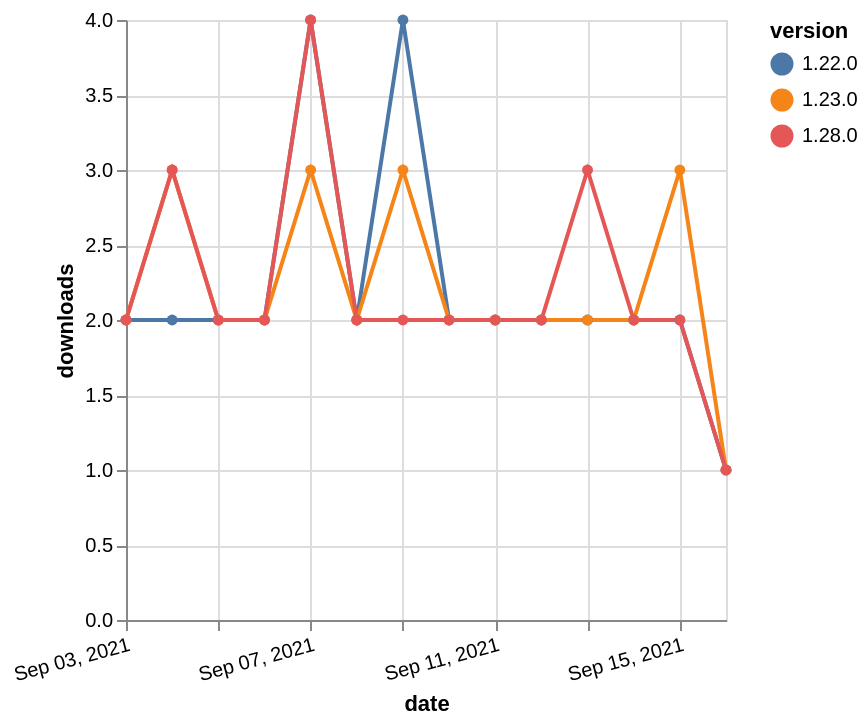

Source (Vega-Lite JSON):
### Vega-Lite specification from a JSON file in a GitHub repository (floating-point values rounded to 4 significant figures)
{"$schema": "https://vega.github.io/schema/vega-lite/v5.json", "description": "A simple bar chart with embedded data.", "data": {"values": [{"date": "2021-09-03", "total": 2996, "delta": 2, "version": "1.22.0"}, {"date": "2021-09-04", "total": 2998, "delta": 2, "version": "1.22.0"}, {"date": "2021-09-05", "total": 3000, "delta": 2, "version": "1.22.0"}, {"date": "2021-09-06", "total": 3002, "delta": 2, "version": "1.22.0"}, {"date": "2021-09-07", "total": 3006, "delta": 4, "version": "1.22.0"}, {"date": "2021-09-08", "total": 3008, "delta": 2, "version": "1.22.0"}, {"date": "2021-09-09", "total": 3012, "delta": 4, "version": "1.22.0"}, {"date": "2021-09-10", "total": 3014, "delta": 2, "version": "1.22.0"}, {"date": "2021-09-11", "total": 3016, "delta": 2, "version": "1.22.0"}, {"date": "2021-09-12", "total": 3018, "delta": 2, "version": "1.22.0"}, {"date": "2021-09-13", "total": 3020, "delta": 2, "version": "1.22.0"}, {"date": "2021-09-14", "total": 3022, "delta": 2, "version": "1.22.0"}, {"date": "2021-09-15", "total": 3024, "delta": 2, "version": "1.22.0"}, {"date": "2021-09-16", "total": 3025, "delta": 1, "version": "1.22.0"}, {"date": "2021-09-03", "total": 2537, "delta": 2, "version": "1.23.0"}, {"date": "2021-09-04", "total": 2540, "delta": 3, "version": "1.23.0"}, {"date": "2021-09-05", "total": 2542, "delta": 2, "version": "1.23.0"}, {"date": "2021-09-06", "total": 2544, "delta": 2, "version": "1.23.0"}, {"date": "2021-09-07", "total": 2547, "delta": 3, "version": "1.23.0"}, {"date": "2021-09-08", "total": 2549, "delta": 2, "version": "1.23.0"}, {"date": "2021-09-09", "total": 2552, "delta": 3, "version": "1.23.0"}, {"date": "2021-09-10", "total": 2554, "delta": 2, "version": "1.23.0"}, {"date": "2021-09-11", "total": 2556, "delta": 2, "version": "1.23.0"}, {"date": "2021-09-12", "total": 2558, "delta": 2, "version": "1.23.0"}, {"date": "2021-09-13", "total": 2560, "delta": 2, "version": "1.23.0"}, {"date": "2021-09-14", "total": 2562, "delta": 2, "version": "1.23.0"}, {"date": "2021-09-15", "total": 2565, "delta": 3, "version": "1.23.0"}, {"date": "2021-09-16", "total": 2566, "delta": 1, "version": "1.23.0"}, {"date": "2021-09-03", "total": 2387, "delta": 2, "version": "1.28.0"}, {"date": "2021-09-04", "total": 2390, "delta": 3, "version": "1.28.0"}, {"date": "2021-09-05", "total": 2392, "delta": 2, "version": "1.28.0"}, {"date": "2021-09-06", "total": 2394, "delta": 2, "version": "1.28.0"}, {"date": "2021-09-07", "total": 2398, "delta": 4, "version": "1.28.0"}, {"date": "2021-09-08", "total": 2400, "delta": 2, "version": "1.28.0"}, {"date": "2021-09-09", "total": 2402, "delta": 2, "version": "1.28.0"}, {"date": "2021-09-10", "total": 2404, "delta": 2, "version": "1.28.0"}, {"date": "2021-09-11", "total": 2406, "delta": 2, "version": "1.28.0"}, {"date": "2021-09-12", "total": 2408, "delta": 2, "version": "1.28.0"}, {"date": "2021-09-13", "total": 2411, "delta": 3, "version": "1.28.0"}, {"date": "2021-09-14", "total": 2413, "delta": 2, "version": "1.28.0"}, {"date": "2021-09-15", "total": 2415, "delta": 2, "version": "1.28.0"}, {"date": "2021-09-16", "total": 2416, "delta": 1, "version": "1.28.0"}]}, "width": "container", "mark": {"type": "line", "point": {"filled": true}}, "encoding": {"x": {"field": "date", "type": "temporal", "timeUnit": "yearmonthdate", "title": "date", "axis": {"labelAngle": -15}}, "y": {"field": "delta", "type": "quantitative", "title": "downloads"}, "color": {"field": "version", "type": "nominal"}, "tooltip": {"field": "delta"}}}
